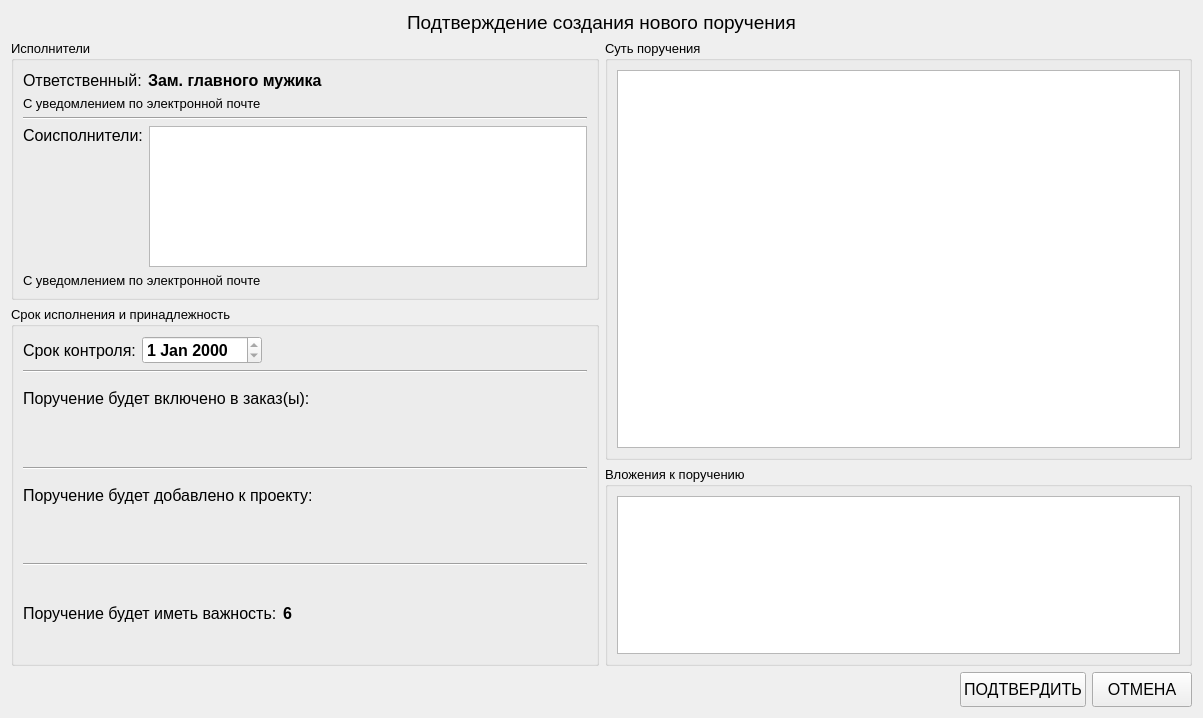
<?xml version="1.0" encoding="UTF-8"?>
<ui version="4.0">
 <class>ConfirmNewTaskWindow</class>
 <widget class="QWidget" name="ConfirmNewTaskWindow">
  <property name="windowModality">
   <enum>Qt::ApplicationModal</enum>
  </property>
  <property name="geometry">
   <rect>
    <x>0</x>
    <y>0</y>
    <width>1203</width>
    <height>718</height>
   </rect>
  </property>
  <property name="windowTitle">
   <string>Подтверждение создания новго поручения</string>
  </property>
  <layout class="QVBoxLayout" name="verticalLayout_12">
   <item>
    <layout class="QHBoxLayout" name="horizontalLayout_15">
     <item>
      <spacer name="horizontalSpacer_9">
       <property name="orientation">
        <enum>Qt::Horizontal</enum>
       </property>
       <property name="sizeHint" stdset="0">
        <size>
         <width>40</width>
         <height>20</height>
        </size>
       </property>
      </spacer>
     </item>
     <item>
      <widget class="QLabel" name="windowNameLbl">
       <property name="font">
        <font>
         <pointsize>14</pointsize>
        </font>
       </property>
       <property name="text">
        <string>Подтверждение создания нового поручения</string>
       </property>
      </widget>
     </item>
     <item>
      <spacer name="horizontalSpacer_10">
       <property name="orientation">
        <enum>Qt::Horizontal</enum>
       </property>
       <property name="sizeHint" stdset="0">
        <size>
         <width>40</width>
         <height>20</height>
        </size>
       </property>
      </spacer>
     </item>
    </layout>
   </item>
   <item>
    <layout class="QHBoxLayout" name="horizontalLayout_8">
     <item>
      <layout class="QVBoxLayout" name="verticalLayout_10">
       <item>
        <widget class="QGroupBox" name="groupBox">
         <property name="maximumSize">
          <size>
           <width>16777215</width>
           <height>260</height>
          </size>
         </property>
         <property name="font">
          <font>
           <pointsize>10</pointsize>
          </font>
         </property>
         <property name="title">
          <string>Исполнители</string>
         </property>
         <layout class="QVBoxLayout" name="verticalLayout_4">
          <item>
           <layout class="QVBoxLayout" name="verticalLayout">
            <item>
             <layout class="QHBoxLayout" name="horizontalLayout">
              <item>
               <widget class="QLabel" name="label">
                <property name="font">
                 <font>
                  <pointsize>12</pointsize>
                 </font>
                </property>
                <property name="text">
                 <string>Ответственный:</string>
                </property>
               </widget>
              </item>
              <item>
               <widget class="QLabel" name="responsibleLbl">
                <property name="font">
                 <font>
                  <pointsize>12</pointsize>
                  <weight>75</weight>
                  <bold>true</bold>
                 </font>
                </property>
                <property name="text">
                 <string>Зам. главного мужика</string>
                </property>
                <property name="wordWrap">
                 <bool>false</bool>
                </property>
               </widget>
              </item>
              <item>
               <spacer name="horizontalSpacer_2">
                <property name="orientation">
                 <enum>Qt::Horizontal</enum>
                </property>
                <property name="sizeHint" stdset="0">
                 <size>
                  <width>40</width>
                  <height>20</height>
                 </size>
                </property>
               </spacer>
              </item>
             </layout>
            </item>
            <item>
             <layout class="QHBoxLayout" name="horizontalLayout_2">
              <item>
               <widget class="QLabel" name="isSendEmailRespLbl">
                <property name="text">
                 <string>С уведомлением по электронной почте</string>
                </property>
               </widget>
              </item>
             </layout>
            </item>
           </layout>
          </item>
          <item>
           <widget class="Line" name="line">
            <property name="orientation">
             <enum>Qt::Horizontal</enum>
            </property>
           </widget>
          </item>
          <item>
           <layout class="QVBoxLayout" name="verticalLayout_3">
            <item>
             <layout class="QHBoxLayout" name="horizontalLayout_3">
              <item>
               <layout class="QVBoxLayout" name="verticalLayout_2">
                <item>
                 <widget class="QLabel" name="label_2">
                  <property name="maximumSize">
                   <size>
                    <width>133</width>
                    <height>59</height>
                   </size>
                  </property>
                  <property name="font">
                   <font>
                    <pointsize>12</pointsize>
                   </font>
                  </property>
                  <property name="text">
                   <string>Соисполнители:</string>
                  </property>
                 </widget>
                </item>
                <item>
                 <spacer name="verticalSpacer_3">
                  <property name="orientation">
                   <enum>Qt::Vertical</enum>
                  </property>
                  <property name="sizeHint" stdset="0">
                   <size>
                    <width>20</width>
                    <height>40</height>
                   </size>
                  </property>
                 </spacer>
                </item>
               </layout>
              </item>
              <item>
               <widget class="QListWidget" name="selectedAccompliceLst">
                <property name="maximumSize">
                 <size>
                  <width>16777215</width>
                  <height>146</height>
                 </size>
                </property>
                <property name="font">
                 <font>
                  <pointsize>12</pointsize>
                  <weight>75</weight>
                  <bold>true</bold>
                 </font>
                </property>
                <property name="focusPolicy">
                 <enum>Qt::ClickFocus</enum>
                </property>
                <property name="selectionMode">
                 <enum>QAbstractItemView::ExtendedSelection</enum>
                </property>
               </widget>
              </item>
             </layout>
            </item>
            <item>
             <layout class="QHBoxLayout" name="horizontalLayout_4">
              <item>
               <widget class="QLabel" name="isSendEmailAccLbl">
                <property name="text">
                 <string>С уведомлением по электронной почте</string>
                </property>
               </widget>
              </item>
             </layout>
            </item>
           </layout>
          </item>
         </layout>
        </widget>
       </item>
       <item>
        <widget class="QGroupBox" name="groupBox_3">
         <property name="font">
          <font>
           <pointsize>10</pointsize>
          </font>
         </property>
         <property name="title">
          <string>Срок исполнения и принадлежность</string>
         </property>
         <layout class="QVBoxLayout" name="verticalLayout_9">
          <item>
           <layout class="QHBoxLayout" name="horizontalLayout_7">
            <item>
             <widget class="QLabel" name="label_3">
              <property name="font">
               <font>
                <pointsize>12</pointsize>
               </font>
              </property>
              <property name="text">
               <string>Срок контроля:</string>
              </property>
             </widget>
            </item>
            <item>
             <widget class="QDateEdit" name="deadLineDatEd">
              <property name="font">
               <font>
                <pointsize>12</pointsize>
                <weight>75</weight>
                <bold>true</bold>
               </font>
              </property>
              <property name="readOnly">
               <bool>true</bool>
              </property>
             </widget>
            </item>
            <item>
             <spacer name="horizontalSpacer_4">
              <property name="orientation">
               <enum>Qt::Horizontal</enum>
              </property>
              <property name="sizeHint" stdset="0">
               <size>
                <width>40</width>
                <height>20</height>
               </size>
              </property>
             </spacer>
            </item>
           </layout>
          </item>
          <item>
           <widget class="Line" name="line_2">
            <property name="orientation">
             <enum>Qt::Horizontal</enum>
            </property>
           </widget>
          </item>
          <item>
           <layout class="QVBoxLayout" name="verticalLayout_6">
            <item>
             <widget class="QLabel" name="label_4">
              <property name="font">
               <font>
                <pointsize>12</pointsize>
               </font>
              </property>
              <property name="text">
               <string>Поручение будет включено в заказ(ы):</string>
              </property>
             </widget>
            </item>
            <item>
             <widget class="QLabel" name="ordersLbl">
              <property name="font">
               <font>
                <pointsize>12</pointsize>
                <weight>75</weight>
                <bold>true</bold>
               </font>
              </property>
              <property name="text">
               <string/>
              </property>
              <property name="wordWrap">
               <bool>true</bool>
              </property>
             </widget>
            </item>
           </layout>
          </item>
          <item>
           <widget class="Line" name="line_3">
            <property name="orientation">
             <enum>Qt::Horizontal</enum>
            </property>
           </widget>
          </item>
          <item>
           <layout class="QVBoxLayout" name="verticalLayout_7">
            <item>
             <widget class="QLabel" name="label_5">
              <property name="font">
               <font>
                <pointsize>12</pointsize>
               </font>
              </property>
              <property name="text">
               <string>Поручение будет добавлено к проекту:</string>
              </property>
             </widget>
            </item>
            <item>
             <widget class="QLabel" name="projectLbl">
              <property name="font">
               <font>
                <pointsize>12</pointsize>
                <weight>75</weight>
                <bold>true</bold>
               </font>
              </property>
              <property name="text">
               <string/>
              </property>
              <property name="wordWrap">
               <bool>true</bool>
              </property>
             </widget>
            </item>
           </layout>
          </item>
          <item>
           <widget class="Line" name="line_4">
            <property name="orientation">
             <enum>Qt::Horizontal</enum>
            </property>
           </widget>
          </item>
          <item>
           <layout class="QHBoxLayout" name="horizontalLayout_6">
            <item>
             <widget class="QLabel" name="label_6">
              <property name="font">
               <font>
                <pointsize>12</pointsize>
               </font>
              </property>
              <property name="text">
               <string>Поручение будет иметь важность:</string>
              </property>
             </widget>
            </item>
            <item>
             <widget class="QLabel" name="importanceLbl">
              <property name="font">
               <font>
                <pointsize>12</pointsize>
                <weight>75</weight>
                <bold>true</bold>
               </font>
              </property>
              <property name="text">
               <string>6</string>
              </property>
             </widget>
            </item>
            <item>
             <spacer name="horizontalSpacer">
              <property name="orientation">
               <enum>Qt::Horizontal</enum>
              </property>
              <property name="sizeHint" stdset="0">
               <size>
                <width>40</width>
                <height>20</height>
               </size>
              </property>
             </spacer>
            </item>
           </layout>
          </item>
         </layout>
        </widget>
       </item>
      </layout>
     </item>
     <item>
      <layout class="QVBoxLayout" name="verticalLayout_11">
       <item>
        <widget class="QGroupBox" name="groupBox_2">
         <property name="font">
          <font>
           <pointsize>10</pointsize>
          </font>
         </property>
         <property name="title">
          <string>Суть поручения</string>
         </property>
         <layout class="QHBoxLayout" name="horizontalLayout_5">
          <item>
           <widget class="QPlainTextEdit" name="descriptionTxtEd">
            <property name="readOnly">
             <bool>true</bool>
            </property>
           </widget>
          </item>
         </layout>
        </widget>
       </item>
       <item>
        <widget class="QGroupBox" name="groupBox_5">
         <property name="maximumSize">
          <size>
           <width>16777215</width>
           <height>200</height>
          </size>
         </property>
         <property name="font">
          <font>
           <pointsize>10</pointsize>
          </font>
         </property>
         <property name="acceptDrops">
          <bool>true</bool>
         </property>
         <property name="title">
          <string>Вложения к поручению</string>
         </property>
         <layout class="QVBoxLayout" name="verticalLayout_8">
          <item>
           <layout class="QVBoxLayout" name="verticalLayout_5">
            <item>
             <widget class="QListWidget" name="selectedFilesLst">
              <property name="font">
               <font>
                <pointsize>10</pointsize>
               </font>
              </property>
              <property name="focusPolicy">
               <enum>Qt::ClickFocus</enum>
              </property>
              <property name="contextMenuPolicy">
               <enum>Qt::ActionsContextMenu</enum>
              </property>
              <property name="acceptDrops">
               <bool>true</bool>
              </property>
              <property name="selectionMode">
               <enum>QAbstractItemView::ExtendedSelection</enum>
              </property>
              <property name="selectionBehavior">
               <enum>QAbstractItemView::SelectRows</enum>
              </property>
             </widget>
            </item>
           </layout>
          </item>
         </layout>
        </widget>
       </item>
      </layout>
     </item>
    </layout>
   </item>
   <item>
    <layout class="QHBoxLayout" name="horizontalLayout_9">
     <item>
      <spacer name="horizontalSpacer_5">
       <property name="orientation">
        <enum>Qt::Horizontal</enum>
       </property>
       <property name="sizeHint" stdset="0">
        <size>
         <width>40</width>
         <height>20</height>
        </size>
       </property>
      </spacer>
     </item>
     <item>
      <widget class="QPushButton" name="okBt">
       <property name="minimumSize">
        <size>
         <width>100</width>
         <height>35</height>
        </size>
       </property>
       <property name="baseSize">
        <size>
         <width>0</width>
         <height>0</height>
        </size>
       </property>
       <property name="font">
        <font>
         <pointsize>12</pointsize>
        </font>
       </property>
       <property name="text">
        <string>ПОДТВЕРДИТЬ</string>
       </property>
      </widget>
     </item>
     <item>
      <widget class="QPushButton" name="cancelBt">
       <property name="minimumSize">
        <size>
         <width>100</width>
         <height>35</height>
        </size>
       </property>
       <property name="font">
        <font>
         <pointsize>12</pointsize>
        </font>
       </property>
       <property name="text">
        <string>ОТМЕНА</string>
       </property>
      </widget>
     </item>
    </layout>
   </item>
  </layout>
 </widget>
 <resources/>
 <connections/>
</ui>
